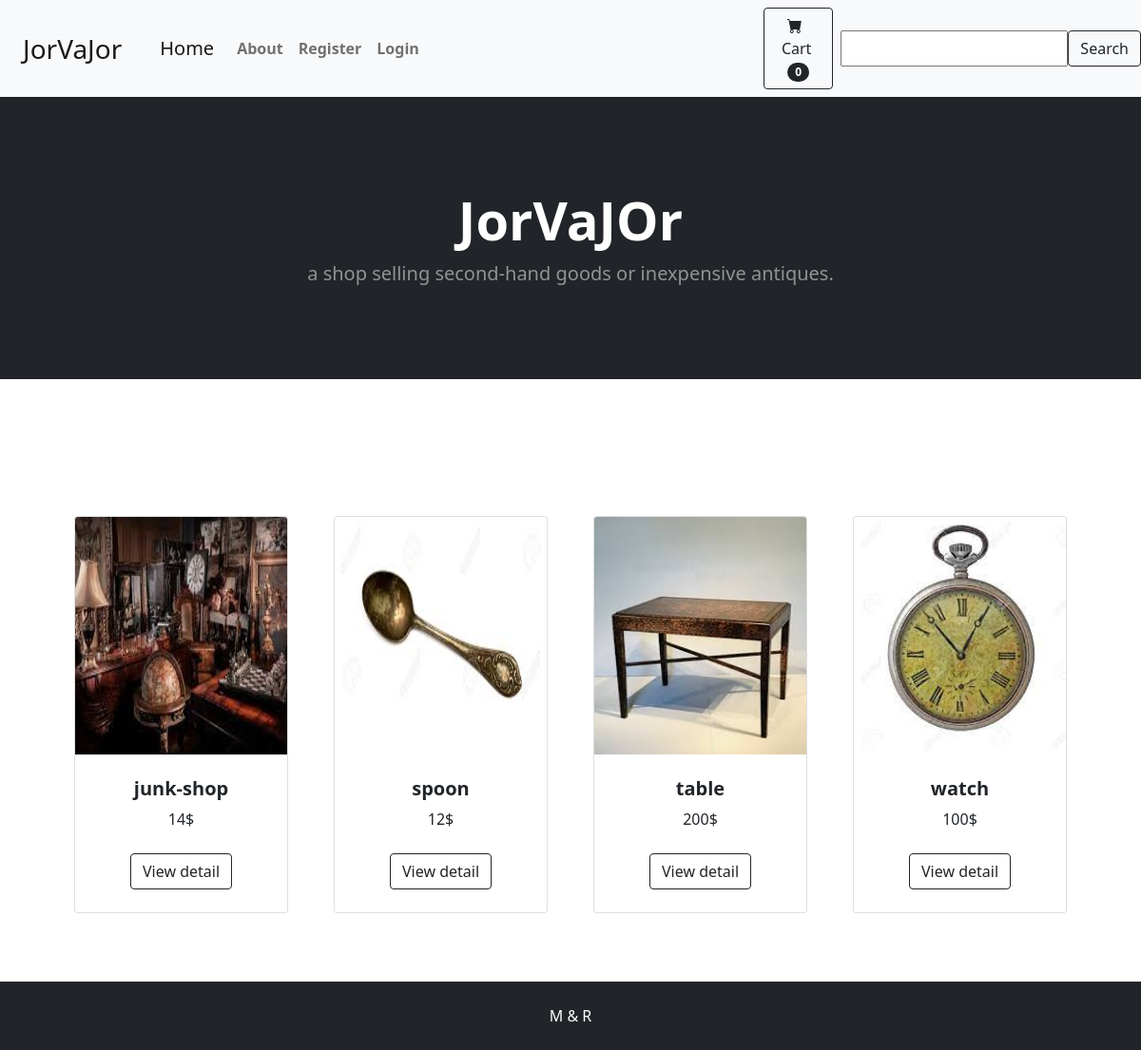
/, run on an earlier commit of the app's database.
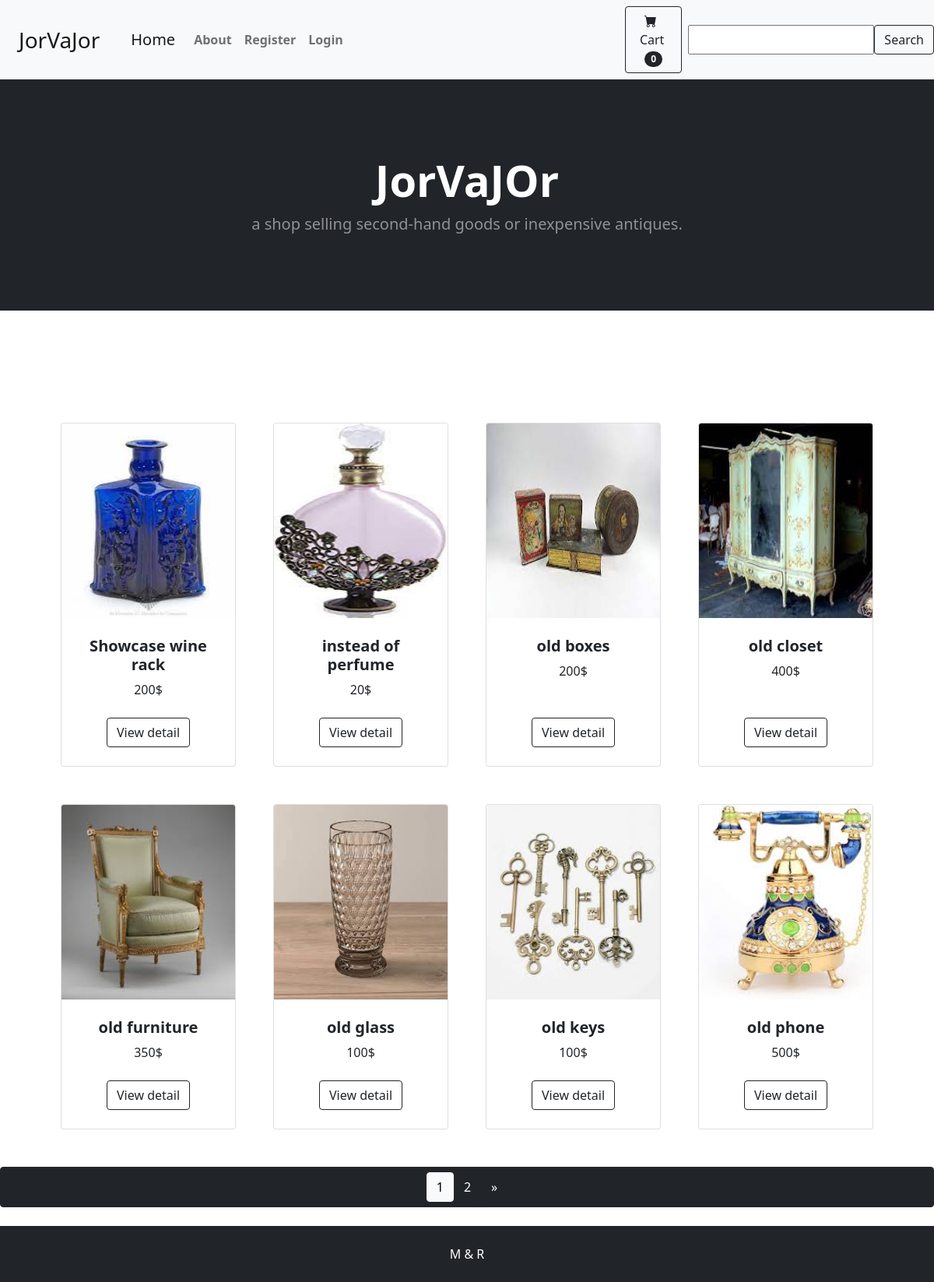
And on a later commit of the database.
### home/models.py (models this page shows, shortened)
class Product(models.Model):
    user = models.ForeignKey(User, related_name='products', on_delete=models.CASCADE)
    category = models.ManyToManyField(Category, related_name='products')
    name = models.CharField(max_length=200)
    slug = models.SlugField(max_length=200, unique=True)
    image = models.ImageField(blank=True, upload_to='image/', default='image/download.png')
    description = RichTextField()
    price = models.IntegerField()
    available = models.BooleanField(default=True)
    created_time = models.DateTimeField(auto_now_add=True)
    updated_time = models.DateTimeField(auto_now=True)
    class Meta:
        ordering = ('name',)

### home/views.py (the view)
# urls.py: path('', HomeView.as_view(), name='home'),
class HomeView(View):
    form_class = SearchForm
    def get(self, request, category_slug=None):
        form = self.form_class()
        default_page = 1
        page = request.GET.get('page', default_page)
        categories = Category.objects.all()
        products = Product.objects.all()
        if category_slug:
            category = Category.objects.get(slug=category_slug)
            products = products.filter(category=category)
        if request.GET.get('search'):
            products = Product.objects.filter(name__contains=request.GET['search'])
        items_per_page = 8
        paginator = Paginator(products, items_per_page)
        try:
            items_page = paginator.page(page)
        except PageNotAnInteger:
            items_page = paginator.page(default_page)
        except EmptyPage:
            items_page = paginator.page(paginator.num_pages)
        return render(request, 'home/home.html', {'form': form, 'products': products,
                                                  'categories': categories, 'items_page': items_page})

### home/forms.py
class SearchForm(forms.Form):
    search = forms.CharField()

### home/templates/home/home.html (shortened to what this page needs)
{% extends 'index.html' %}
{% load static %}
{% block extra-headers %}
    <header class="bg-dark py-5">
        <div class="container px-4 px-lg-5 my-5">
            <div class="text-center text-white">
                <h1 class="display-4 fw-bolder ">JorVaJOr</h1>
                <p class="lead fw-normal text-white-50 mb-0">a shop selling second-hand goods or inexpensive
                    antiques.</p>
            </div>
        </div>
    </header>
{% endblock %}
{% block content %}
    <section class="py-5">
        <div class="container px-4 px-lg-5 mt-5">
            <div class="row gx-4 gx-lg-5 row-cols-2 row-cols-md-3 row-cols-xl-4 justify-content-center">
                {% for product in items_page %}
                    <div class="col mb-5">
                        <div class="card h-100">
                            {% if product.image %}
                                <img class="card-img-top" src="{{ product.image.url }}" alt="..." height="250"/>
                            {% endif %}
                            <div class="card-body p-4">
                                <div class="text-center">
                                    <h5 class="fw-bolder">{{ product.name }}</h5>
                                    {{ product.price }}$
                                </div>
                            </div>
                            <div class="card-footer p-4 pt-0 border-top-0 bg-transparent">
                                <div class="text-center"><a class="btn btn-outline-dark mt-auto"
                                                            href="{% url 'homa:post_detail' product.pk %}">View
                                    detail</a></div>
                            </div>
                        </div>
                    </div>
                {% endfor %}
            </div>
        </div>
 {% if items_page.has_other_pages %}
    <div class="d-flex justify-content-center  btn btn-dark " role="group" aria-label="Item pagination"  >
        {% for page_number in items_page.paginator.page_range %}
            {% if items_page.number == page_number %}
                <button class="btn active btn-light">
                    <span>{{ page_number }} </span>
                </button>
            {% else %}
                <a href="?page={{ page_number }}" class="btn btn-dark  ">
                    {{ page_number }}
                </a>
            {% endif %}
        {% endfor %}
        {% if items_page.has_next %}
            <a href="?page={{ items_page.next_page_number }}" class="btn btn-dark">&raquo;</a>
        {% endif %}
    </div>
    {% endif %}
    </section>
{% endblock %}
{% block search %}
    <form class="d-flex" action="" method="get" role="search">
        {{ form.search}}
        <button class="btn btn-outline-dark" placeholder="Search" aria-label="Search" type="submit">Search</button>
    </form><br/>
{% endblock %}

### templates/index.html (shortened to what this page needs)
{% load static %}
<!DOCTYPE html>
<html lang="en" xmlns="http://www.w3.org/1999/html">
<head>
    <link href="https://cdn.jsdelivr.net/npm/bootstrap@5.2.0-beta1/dist/css/bootstrap.min.css" rel="stylesheet"
>
    <link href="https://cdn.jsdelivr.net/npm/bootstrap-icons@1.5.0/font/bootstrap-icons.css" rel="stylesheet"/>
    <link href="https://cdn.jsdelivr.net/npm/bootstrap@5.0.0/dist/css/bootstrap.min.css" rel="stylesheet">
</head>
<body>
<nav class="navbar  navbar-expand-lg  navbar-light bg-light">
    <div class="container d-flex px-lg-4">
        <a class="navbar-brand  fs-3" href="{% url 'home:home' %}">JorVaJor</a>
        <div class="collapse navbar-collapse" id="navbarSupportedContent">
            <ul class="navbar-nav me-auto mb-2 mb-lg-0 ms-lg-4">
                <a class="navbar-brand" href="{% url 'home:home' %}">Home</a>
                <a class="nav-link fw-bold" href="{% url 'home:about' %}">About</a>
                {% if request.user.is_authenticated %}
                    <button class="navbar-toggler" type="button" data-bs-toggle="collapse"
                            data-bs-target="#navbarNavDarkDropdown" aria-controls="navbarNavDarkDropdown"
                            aria-expanded="false" aria-label="Toggle navigation">
                        <span class="navbar-toggler-icon"></span>
                    </button>
                    <div class="collapse navbar-collapse" id="navbarNavDarkDropdown">
                        <ul class="navbar-nav">
                            <li class="nav-item dropdown">
                                <a class="nav-link dropdown-toggle fw-bold "
                                   href="" role="button"
                                   data-bs-toggle="dropdown"
                                   aria-expanded="false">
                                    Profile
                                </a>
                                <ul class="dropdown-menu dropdown-menu-dark">
                                    <li><a class="dropdown-item" href="{% url 'home:my_post' request.user.pk %}">my
                                        posts</a></li>
                                    <li><a class="dropdown-item" href="{% url 'home:post_create' %}">create post</a>
                                    </li>
                                    <li><a class="dropdown-item" href="{% url 'accounts:edit_profile' %}">edit
                                        profile</a></li>
                                    <li><a class="dropdown-item " href="{% url 'accounts:user_logout' %}">Logout</a>
                                    </li>
                                </ul>
                            </li>
                        </ul>
                    </div>
                    {% block category %}
                    {% endblock %}
                {% else %}
                    <a class="nav-link fw-bold "
                       href="{% url 'accounts:user_register' %}">Register</a>
                    <a class="nav-link fw-bold" href="{% url 'accounts:user_login' %}">Login</a>
                {% endif %}
            </ul>
        </div>
    </div>
  <form >
   <button class="btn btn-outline-dark me-2 pe-lg-3" type="submit">
            <i class="bi-cart-fill me-1"></i>
            Cart
            <span class="badge bg-dark text-white ms-1 rounded-pill">0</span>
        </button>
    </form>
   {% block search %}
   {% endblock %}
</nav>
{% block extra-headers %}
{% endblock %}
<section class="py-5">
    {% block content %}
    {% endblock %}
</section>
<footer class="py-4 bg-dark fixed-bottom ">
    <div class="container"><p class="m-0  text-center text-white">M & R</p></div>
</footer>
</body>
</html>

What changed in the data, as far as the page shows it:
removed Product: image (picture), name "junk-shop", price "14"
removed Product: image (picture), name "spoon", price "12"
removed Product: image (picture), name "table", price "200"
removed Product: image (picture), name "watch", price "100"
added Product: image (picture), name "Showcase wine rack", price "200"
added Product: image (picture), name "instead of perfume", price "20"
added Product: image (picture), name "old boxes", price "200"
added Product: image (picture), name "old closet", price "400"
added Product: image (picture), name "old furniture", price "350"
added Product: image (picture), name "old glass", price "100"
added Product: image (picture), name "old keys", price "100"
added Product: image (picture), name "old phone", price "500"
Also different on the page:
new list line: "1"
new list line: "2"
